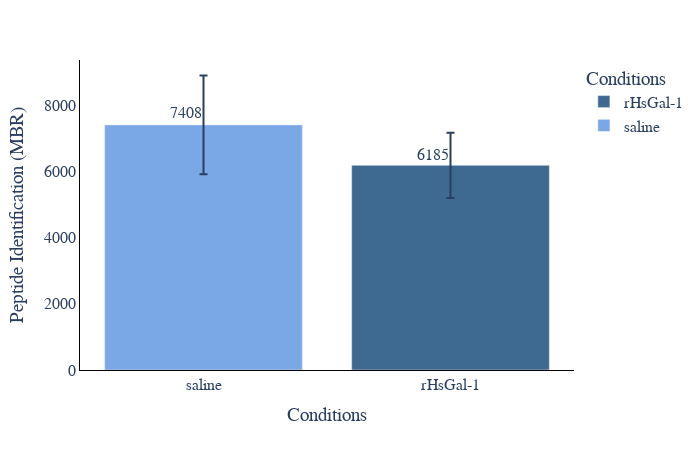

The code cell stored with this chart in its notebook:
### Code cell
#ID plot(protein and peptides)
plot_options={
            "mean label": "True",
            "error bar": "ci95", #None, stdev, or ci95
            "X Title": "Conditions",
            # "Y Title": "protein Identification (MBR)",
            "color": ["#3E6990", "#7aa8e6","#AABD8C", "#E9E3B4", "#C6878F", "#fac8d3","#F39B6D",  "pink",
                  "orange", "brown", "pink", "gray", "olive", "cyan", "black","red",
                  "yellow","green","blue","indigo","violet"],
            "width": 700,
            "height": 450,
            "font": dict(size=16, family="Arial black"),
            "ID mode": "total",#grouped, total, MS2, grouped_stacked, stacked
            "Group By X": "Gradient Length", #ID_Mode does MS2 vs MBR
            "Group By Color": "Acquisition Mode",#ID_Mode does MS2 vs MBR
            "Group By Stack": "ID_Mode",#ID_Mode does MS2 vs MBR
        }
plot_options["plot_type"] = "2" # "1" is protein, "2" is peptide
if plot_options["plot_type"] == "1":
    plot_options["Y Title"] = "Protein Identification (MBR)"
elif plot_options["plot_type"] == "2":
    plot_options["Y Title"] = "Peptide Identification (MBR)"
figure ,_ ,_ =ID_plots(data_obj, plot_options, saved_settings)
figure.show()
display(data_obj["peptide_ID_Summary"])
display(data_obj["run_metadata"])
display(data_obj["protein_ID_Summary"])

### Figure 1 — Plotly figure (JSON) as saved in the notebook; plotly's stock layout.template omitted (floating-point values rounded to 4 significant figures)
{"data": [{"alignmentgroup": "True", "error_y": {"array": [983.2]}, "hovertemplate": "Conditions=%{x}<br>IDs=%{y}<extra></extra>", "legendgroup": "rHsGal-1", "marker": {"color": "#3E6990", "pattern": {"shape": ""}}, "name": "rHsGal-1", "offsetgroup": "rHsGal-1", "orientation": "v", "showlegend": true, "textposition": "auto", "type": "bar", "x": ["rHsGal-1"], "xaxis": "x", "y": [6186.0], "yaxis": "y"}, {"alignmentgroup": "True", "error_y": {"array": [1493.0]}, "hovertemplate": "Conditions=%{x}<br>IDs=%{y}<extra></extra>", "legendgroup": "saline", "marker": {"color": "#7aa8e6", "pattern": {"shape": ""}}, "name": "saline", "offsetgroup": "saline", "orientation": "v", "showlegend": true, "textposition": "auto", "type": "bar", "x": ["saline"], "xaxis": "x", "y": [7409.0], "yaxis": "y"}], "layout": {"annotations": [{"showarrow": false, "text": "6185", "x": "rHsGal-1", "xanchor": "right", "y": 6495.0}, {"showarrow": false, "text": "7408", "x": "saline", "xanchor": "right", "y": 7779.0}], "barmode": "relative", "font": {"family": "Arial black", "size": 16}, "height": 450, "legend": {"title": {"text": "Conditions"}, "tracegroupgap": 0}, "margin": {"t": 60}, "paper_bgcolor": "rgba(255, 255, 255, 255)", "plot_bgcolor": "rgba(255, 255, 255, 255)", "width": 700, "xaxis": {"anchor": "y", "categoryarray": ["saline", "rHsGal-1"], "categoryorder": "array", "domain": [0, 1], "linecolor": "black", "linewidth": 1, "showline": true, "title": {"text": "Conditions"}}, "yaxis": {"anchor": "x", "domain": [0, 1], "linecolor": "black", "linewidth": 1, "showline": true, "title": {"text": "Peptide Identification (MBR)"}}}}
